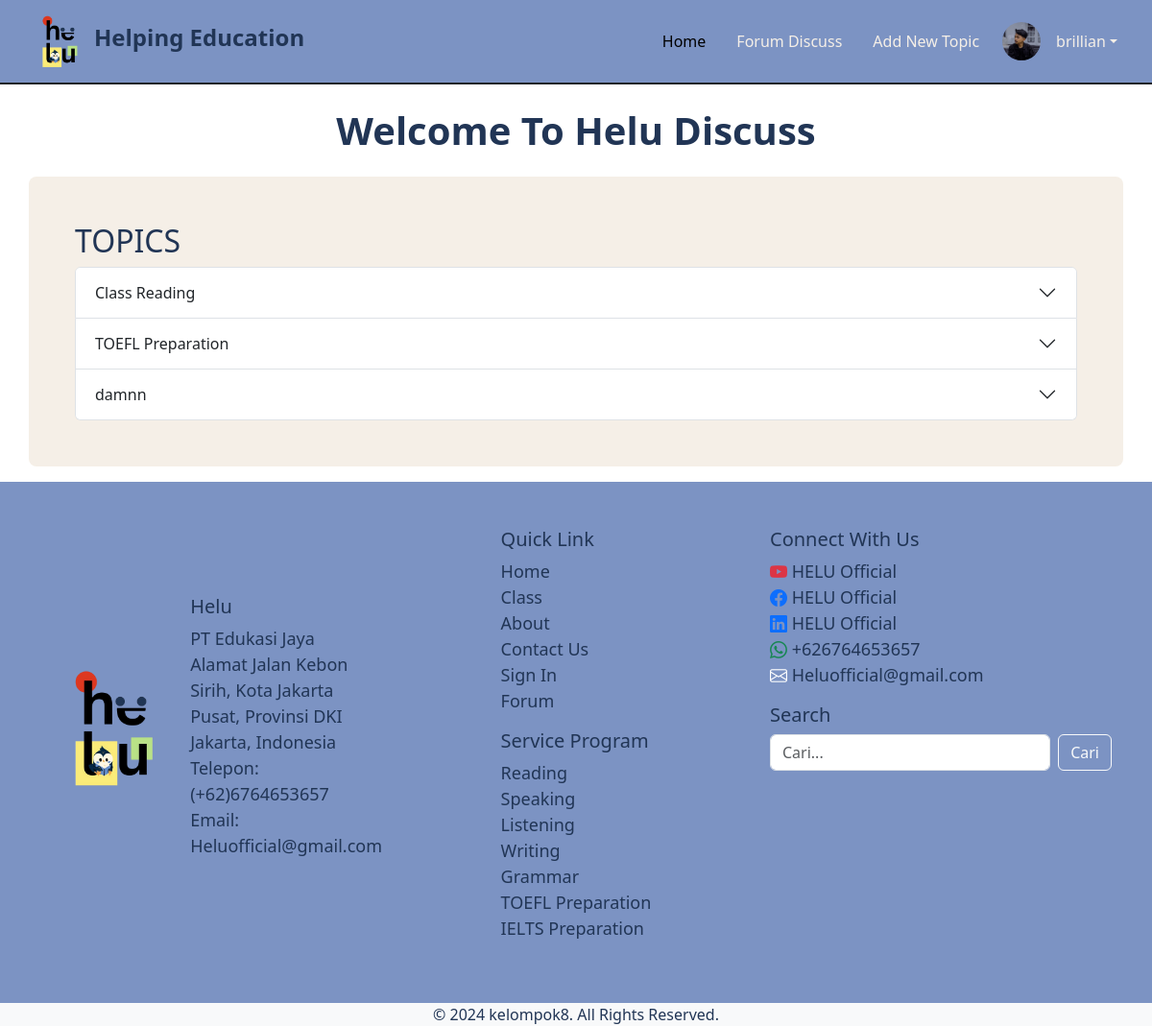
/forum/ (signed in), run on the app's committed database.
### user/models.py (models this page shows, shortened)
class UserProfileInfo(models.Model):
    user = models.OneToOneField(User, on_delete=models.CASCADE)
    portfolio_site = models.URLField(blank=True)
    profile_pic = models.ImageField(upload_to='profile_pics/', blank=True, null=True)

### forum_discuss/models.py (models this page shows, shortened)
class Topic(models.Model):
    title = models.CharField(max_length=200)
    description = models.TextField()
    created_at = models.DateTimeField(auto_now_add=True)
    created_by = models.ForeignKey(User, on_delete=models.CASCADE)

### forum_discuss/views.py (the view, shortened to what this page needs)
# urls.py: path('', views.topic_list, name='topic_list'),
def topic_list(request):
    topics = Topic.objects.all()
    return render(request, 'forum/topic_list.html', {'topics': topics})

### templates/forum/topic_list.html (shortened to what this page needs)
{% extends 'topicBase.html' %}
{% load static %}
{% block content %}
<h1 class="text-center color-dark fw-bolder p-2 mt-3">Welcome To Helu Discuss</h1>
<div class="container my-3 bg-light1 p-5 rounded-3 color-dark" >
    <h2 class="color-dark">TOPICS</h2>
    {% if topics %}
        <div class="accordion" id="topicsAccordion">
            {% for topic in topics %}
                <div class="accordion-item">
                    <h2 class="accordion-header" id="heading{{ topic.id }}">
                        <button class="accordion-button collapsed" type="button" data-bs-toggle="collapse" data-bs-target="#collapse{{ topic.id }}" aria-expanded="false" aria-controls="collapse{{ topic.id }}">
                            {{ topic.title }}
                        </button>
                    </h2>
                </div>
            {% endfor %}
        </div>
    {% else %}
        <p class="text-muted">No topics available.</p>
    {% endif %}
</div>
{% endblock content %}

### templates/topicBase.html (shortened to what this page needs)
{%load static%}
<!DOCTYPE html>
<html lang="en">
<head>
    <link rel="stylesheet" href="{%static 'css/bootstrap.min.css'%}">
    <link rel="stylesheet" href="{%static 'css/custom.css'%}">
    <link rel="stylesheet" href="https://cdn.jsdelivr.net/npm/bootstrap-icons@1.11.3/font/bootstrap-icons.min.css">
    <link rel="stylesheet" href="https://cdnjs.cloudflare.com/ajax/libs/font-awesome/6.0.0-beta3/css/all.min.css">
</head>
<body>
  <nav class="navbar navbar-expand-lg bg-medium-dark px-3 py-2 border-bottom border-2 border-dark bounce">
      <div class="container-fluid">
          <img src="{% static 'images/L1.png' %}" alt="Logo" width="70" class="d-inline-block align-text-top">
          <h1 class="nav-text fs-4 fw-bolder color-dark">Helping Education</h1>
          <div class="collapse navbar-collapse" id="navbarSupportedContent">
              <ul class="navbar-nav ms-auto">
                  <li class="nav-item m-2">
                      <a class="nav-link active color-light" aria-current="page" href="{% url 'home:index' %}">Home</a>
                  </li>
                  <li class="nav-item m-2">
                      <a class="nav-link color-light" href="{% url 'topic_list' %}">Forum Discuss</a>
                  </li>
                  <li class="nav-item m-2">
                      <a class="nav-link color-light" href="{% url 'new_topic' %}">Add New Topic</a>
                  </li>
                  {% if user.is_authenticated %}
                  <li class="nav-item dropdown ">
                      <a class="nav-link dropdown-toggle d-flex align-items-center color-light" href="#" role="button" data-bs-toggle="dropdown" aria-expanded="false">
                          <img src="{{ user.userprofileinfo.profile_pic.url }}" alt="Profile Picture" class="rounded-circle me-2" style="width: 40px; height: 40px; object-fit: cover;">
                          <span class="ms-2">{{ user.username }}</span>
                      </a>
                  </li>
                  {% endif %}
              </ul>
          </div>
      </div>
  </nav>
    {%block content%}
    {%endblock content%}
    <footer class="footer bg-medium-dark text-white py-5 ">
      <div class="container">
        <div class="row">
          <div class=" col-md-4 footer-column d-flex align-items-center">
            <div class="logo">
              <img src="{%static 'images/L1.png'%}" alt="Helu Logo" class="img-fluid">
            </div>
            <article>
              <h5>Helu</h5>
              <p>PT Edukasi Jaya</p>
              <p>Alamat Jalan Kebon Sirih, Kota Jakarta Pusat, Provinsi DKI Jakarta, Indonesia</p>
              <p>Telepon: (+62)6764653657</p>
              <p>Email: Heluofficial@gmail.com</p>
            </article>
          </div>
      <section class="col-md-4  footer-column m-auto d-flex flex-column align-items-lg-center align-items-md-center align-items-sm-start">
        <div shadow-sm >
          <header>
            <h5>Quick Link</h5>
          </header>
          <article>
          <ul class="list-unstyled">
            <li><a href="{% url 'home:index' %}">Home</a></li>
            <li><a href="{% url 'classPage:class_page' %}">Class</a></li>
            <li><a href="{% url 'home:about' %}">About</a></li>
            <li><a href="{% url 'home:about' %}">Contact Us</a></li>
            <li><a href="{% url 'user:user_login' %}">Sign In</a></li>
            <li><a href="{% url 'topic_list' %}">Forum</a></li>
          </ul>
        </article>
           <header>
            <h5>Service Program</h5>
           </header>
          <article>
            <ul class="list-unstyled">
              <li><a href="#">Reading</a></li>
              <li><a href="#">Speaking</a></li>
              <li><a href="#">Listening</a></li>
              <li><a href="#">Writing</a></li>
              <li><a href="#">Grammar</a></li>
              <li><a href="#">TOEFL Preparation</a></li>
              <li><a href="#">IELTS Preparation</a></li>
            </ul>
          </article>
        </div>
      </section>
          <section class="col-md-4  footer-column">
            <header>
              <h5>Connect With Us</h5>
            </header>
            <article>
              <ul class="list-unstyled social-links">
                <li>
                  <a href="https://www.youtube.com/HELUOfficial" class="text-white">
                    <i class="bi bi-youtube text-danger"></i> HELU Official
                  </a>
                </li>
                <li>
                  <a href="https://www.facebook.com/HELUOfficial" class="text-white">
                    <i class="bi bi-facebook text-primary"></i> HELU Official
                  </a>
                </li>
                <li>
                  <a href="https://www.linkedin.com/company/HELUOfficial" class="text-white">
                    <i class="bi bi-linkedin text-primary"></i> HELU Official
                  </a>
                </li>
                <li>
                  <a href="tel:+626764653657" class="text-white">
                    <i class="bi bi-whatsapp text-success"></i> +626764653657
                  </a>
                </li>
                <li>
                  <a href="mailto:Heluofficial@gmail.com" class="text-white">
                    <i class="bi bi-envelope text-white"></i> Heluofficial@gmail.com
                  </a>
                </li>
              </ul>
            </article>
             <header>
              <h5>Search</h5>
             </header>
            <article>
              <form id="search-form" class="d-flex">
                <input type="text" id="search-input" class="form-control me-2" placeholder="Cari..." aria-label="Search">
                <button class="btn btn-outline-light" type="submit">Cari</button>
              </form>
            </article>
          </section>
        </div>
      </div>
    </footer>
    <section class="container-fluid text-center bg-light">
      <p class="mb-0">&copy; 2024 kelompok8. All Rights Reserved.</p>
    </section>
</body>
</html>

### static/css/custom.css (style rules this page uses)
body { background-color: #fff; }
.bg-medium-dark { background-color: #7C93C3; }
.bg-light1 { background-color: #f5efe7; }
.color-dark { color: #213555; }
.color-light { color: #f5efe7; }
footer { background-color: #7c93c3; color: #ffffff; padding: 30px 0; font-size: 18px; }
.footer p { margin-bottom: 0; line-height: 1.5; }
.footer h5,p { color: #213555 !important; }
.footer a { text-decoration: none; }
.footer .footer-column ul li a { color: #213555 !important; }
.social-links i { transition: transform 0.3s ease; }
.footer-column { margin-bottom: 2rem; }

### data on the page
Topic: title "Class Reading"
Topic: title "TOEFL Preparation"
Topic: title "damnn"

### other printed values
{{ user.username }} "brillian"
